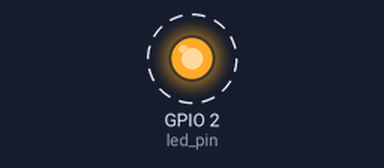
Simulated run of this sketch. Board: ESP32. On the bench: output pins drawn as LEDs (lit = HIGH). Dashed ring = blinking.

Above: at 0.2 s.
Timing chart, 0 to 4.6 s (numbered marks = the images above):
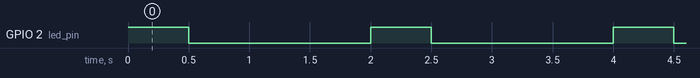

The sketch:

blinky02.ino
```cpp
#define LED_BUILTIN 2  // Define the built-in LED pin for ESP32

#if CONFIG_FREERTOS_UNICORE
static const BaseType_t app_cpu = 0;
#else
static const BaseType_t app_cpu = 1;
#endif

static const int rate1 = 500;
static const int rate2 = 1000;

static const int led_pin = LED_BUILTIN;

void toggleLED1(void *parameter) {
  while (1) {
    digitalWrite(led_pin, HIGH);
    vTaskDelay(rate1 / portTICK_PERIOD_MS);
    digitalWrite(led_pin, LOW);
    vTaskDelay(rate1 / portTICK_PERIOD_MS);
  }
}
void toggleLED2(void *parameter) {
  while (1) {
    digitalWrite(led_pin, HIGH);
    vTaskDelay(rate2 / portTICK_PERIOD_MS);
    digitalWrite(led_pin, LOW);
    vTaskDelay(rate2 / portTICK_PERIOD_MS);
  }
}

void setup() {
  pinMode(led_pin, OUTPUT);

  xTaskCreatePinnedToCore(
      toggleLED1,
      "Toggle LED 1",
      1024,
      NULL,
      1,
      NULL,
      app_cpu);

  xTaskCreatePinnedToCore(
      toggleLED2,
      "Toggle LED 2",
      1024,
      NULL,
      1,
      NULL,
      app_cpu);
}

void loop() {
}
```

Measured:
- by itself, GPIO 2 (led_pin): alternates HIGH for 0.50 s and LOW for 1.5 s
